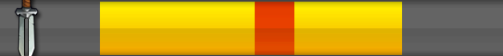
#> input picture ImageProcessing/IdentifyColor/sample.png, 503 x 56 px
$ python identify_color.py
#> lines starting #> are read from the running program, lines starting #| are printed output that depends on the picture; after the words box and inside, x2 and y2 are one past the last pixel; in counts of white or black regions, pixels touching at a corner belong together
# -*- coding: utf-8 -*-
"""
Created on Thu Jul 12 10:00:59 2018

@author: DataAnt
"""
from collections import defaultdict
import cv2
import numpy as np


def color_list(*args):
    return [np.array(args[:3]), np.array(args[3:])]


# 生成颜色字典
color_dict = defaultdict(list)
# 每种颜色的数值范围由两个ndarray表示，分别表示最小值和最大值
color_dict['black'] = color_list(0, 0, 0, 180, 255, 46)
color_dict['white'] = color_list(0, 0, 221, 180, 30, 255)
color_dict['red'] = color_list(156, 43, 46, 180, 255, 255)
color_dict['red2'] = color_list(0, 43, 46, 10, 255, 255)
color_dict['orange'] = color_list(11, 43, 46, 25, 255, 255)
color_dict['yellow'] = color_list(26, 43, 46, 34, 255, 255)
color_dict['green'] = color_list(35, 43, 46, 77, 255, 255)
color_dict['cyan'] = color_list(78, 43, 46, 99, 255, 255)
color_dict['blue'] = color_list(100, 43, 46, 124, 255, 255)
color_dict['purple'] = color_list(125, 43, 46, 155, 255, 255)

# 图片路径
filename = 'sample.png'
# 读入图片，生成一个用RGB数值表示的三维数组，size为(height, length, 3)
frame = cv2.imread(filename)
#> frame is the input picture: shape (56, 503, 3); mean B, G, R 39.5, 141.4, 174.3
# 将RGB三维数组转为HSV三维数组
hsv = cv2.cvtColor(frame,cv2.COLOR_BGR2HSV)
#> hsv: shape (56, 503, 3); mean H, S, V 15.5, 147.5, 174.5

# 指定颜色
color = 'red2'
# 用颜色字典中的颜色对HSV三维数组过滤，在颜色范围内的数值变成255，范围外的变成0
mask = cv2.inRange(hsv,color_dict[color][0],color_dict[color][1])
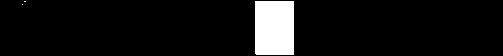
#> mask: shape (56, 503); 7.5% white; 3 white regions (2 under 20 px), largest, box (x1, y1, x2, y2) and area: (255, 1, 294, 55) 2105
# 生成颜色过滤后的图片，指定的颜色部分就白色，其它颜色部分变成黑色
cv2.imwrite(color + '.png', mask)
